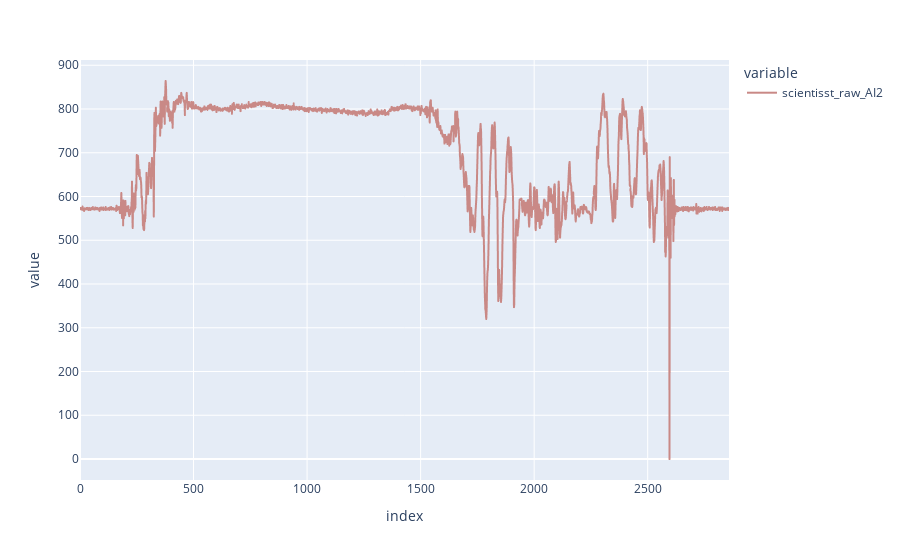

Here is the notebook cell this chart was saved with:
### Markdown cell above
### Read and plot data

### Code cell
# Read ScientISST data

#scientisst_file_path = "data/partial-abduction_scientisst_11-01-2023_11-29-41.txt"

scientisst_file_path = file_path

scientisst_data = pd.read_csv(scientisst_file_path, header=0, delimiter="\t", skipfooter=1, engine='python')
scientisst_data[f"scientisst_filtered_AI6"], _, _ = bp.signals.tools.filter_signal(signal=scientisst_data[f"scientisst_raw_AI6"].to_numpy(), ftype='FIR', band='lowpass', order=8, frequency=1, sampling_rate=sampling_rate)

px.line(scientisst_data, y=["scientisst_raw_AI2"], color_discrete_sequence=color_palette)

### Figure 1 — Plotly figure (JSON) as saved in the notebook; plotly's stock layout.template omitted (floating-point values rounded to 4 significant figures; data arrays with more than 128 entries replaced by an {"elided": "..."} marker saying what was removed)
{"data": [{"hovertemplate": "variable=scientisst_raw_AI2<br>index=%{x}<br>value=%{y}<extra></extra>", "legendgroup": "scientisst_raw_AI2", "line": {"color": "#C98986", "dash": "solid"}, "marker": {"symbol": "circle"}, "mode": "lines", "name": "scientisst_raw_AI2", "showlegend": true, "type": "scattergl", "x": {"elided": "2859 int values"}, "xaxis": "x", "y": {"elided": "2859 int values"}, "yaxis": "y"}], "layout": {"legend": {"title": {"text": "variable"}, "tracegroupgap": 0}, "margin": {"t": 60}, "xaxis": {"anchor": "y", "domain": [0, 1], "title": {"text": "index"}}, "yaxis": {"anchor": "x", "domain": [0, 1], "title": {"text": "value"}}}}
